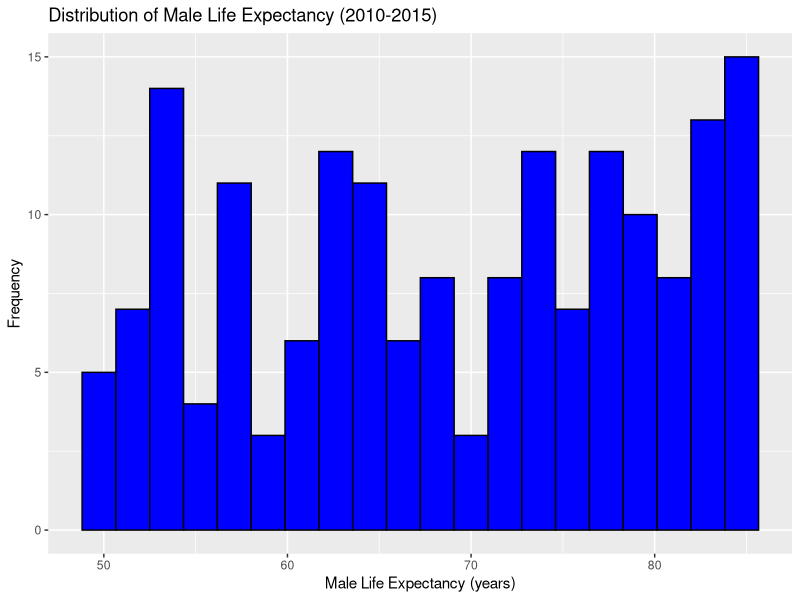
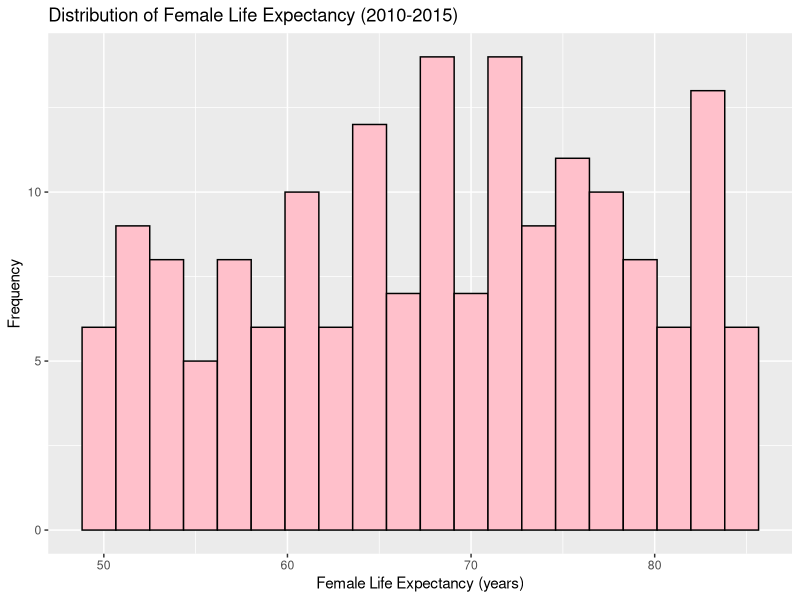
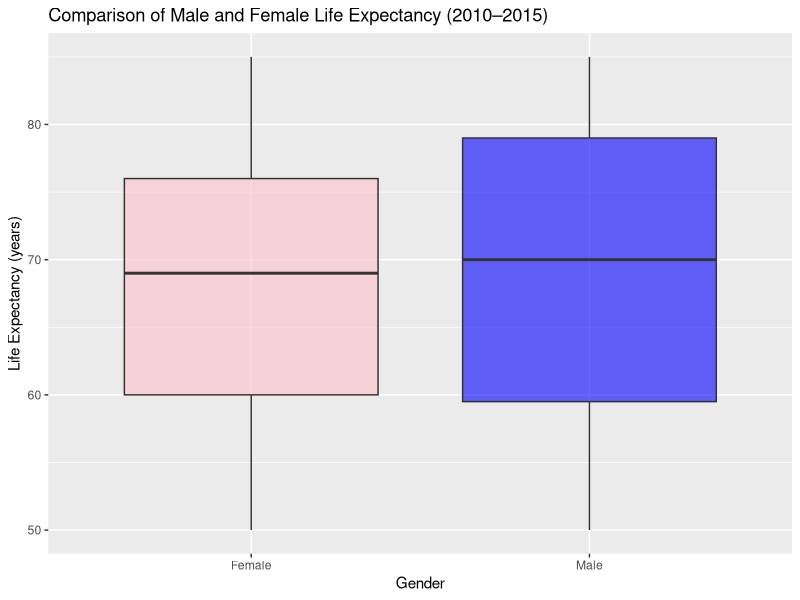
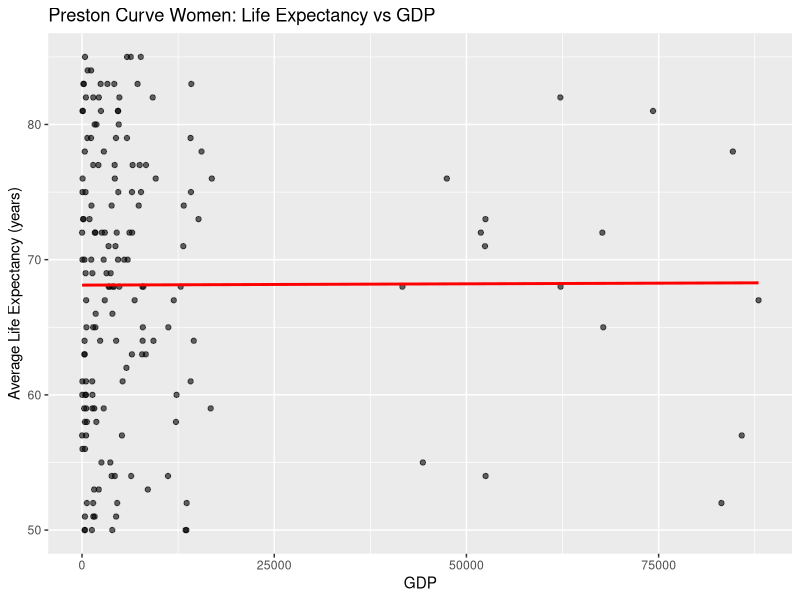
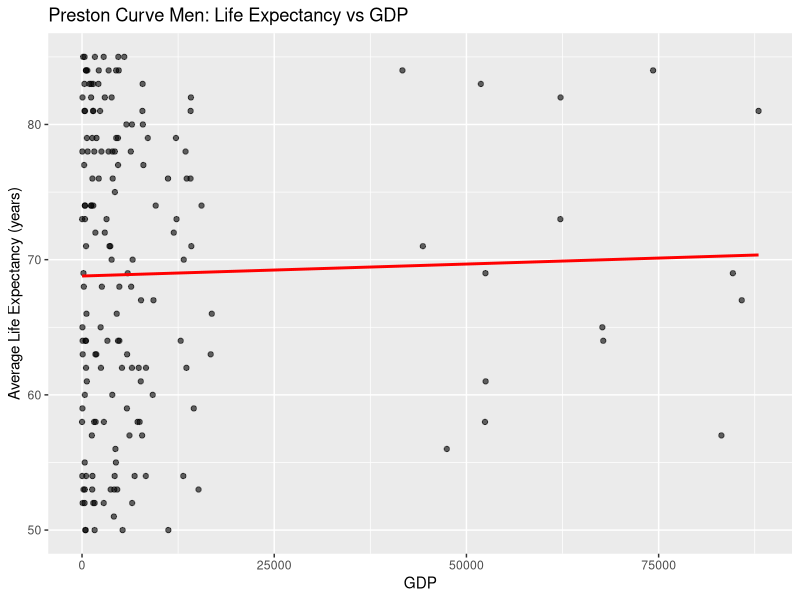

Write R code to recreate these figures, in order.
#We load necessary libraries
library(tidyverse)
library(tidyr)

#We read both datasets
life <- read.csv("LifeExpectancyDataset.csv")
economic <- read.csv("economic_data.csv")

#In this part, as both datasets can possibly have the countries listed in a different way,
# we look them up manually, so that we can see the ones spelt differently and transform them
unique(life$Country) 
unique(economic$country_name)

#We convert to lowercase and remove whitespace to simplify the process
life <- life %>% mutate(Country = tolower(trimws(Country)))
economic <- economic %>% mutate(country_name = tolower(trimws(country_name)))

#We create a vector with the different country names to make them equal
mapa_paises <- c(
  "bahamas" = "bahamas, the",
  "bolivia (plurinational state of)" = "bolivia",
  "côte d'ivoire" = "cote d'ivoire",
  "congo"= "congo, rep.",
  "democratic republic of the congo" = "congo, dem.rep.",
  "democratic people's republic of korea" = "korea, dem. people's rep.",
  "egypt" = "egypt, arab rep.",
  "gambia" = "gambia, the",
  "iran (islamic republic of)" = "iran, islamic rep.",
  "kyrgyzystan" = "kyrgyz republic",
  "lao people's democratic republic" = "lao pdr",
  "micronesia (federated states of)" = "micronesia, fed. sts.",
  "republic of moldova" = "moldova",
  "republic of korea" = "korea, rep.",
  "slovakia" = "slovak republic",
  "united kingdom of great britain and northern ireland" = "united kingdom",
  "united states of america" = "united states",
  "swaziland" = "eswatini",
  "turkey" = "turkiye",
  "the former yugoslav republic of macedonia" = "north macedonia",
  "venezuela (bolivarian republic of)" = "venezuela, rb",
  "yemen" = "yemen rep."
)
#If a country contains either of those names, we make them understand it is the same country,
# so that the data can be appropriately merged
life <- life %>% 
  mutate(Country = ifelse(Country %in% names(mapa_paises),
                          mapa_paises[Country], Country))

#We merge both datasets by Country name and Year, now that we have assured that the country
# names cannot suppose any problem.
merged <- inner_join(life, economic, by=c("Country" = "country_name", "Year" = "year"))


#Even though by doing an inner join the data that has been merged is supposedly
# the one between 2010 and 2015 (as those are the years that are coincidental
# in both datasets), we filter it just in case there are missing values or any
# false values that accidentally got in
filtered <- merged %>% 
  filter(Year>=2010 & Year<=2015)

#Variable type change in Status column, Character -> Logical

filtered$Status[filtered$Status == "Developing"] = FALSE
filtered$Status[filtered$Status == "Developed"] = TRUE
filtered$Status = as.logical(filtered$Status)

#Creation of new variable in Filtered and merged dataset: Above(TRUE)/Below(FALSE) average GDP
#This variable comes from the difficulty to categorize countries economically

average = mean(filtered$GDP..Current.USD., na.rm = TRUE)

filtered = filtered %>%
  mutate(above_below_average = ifelse(GDP..Current.USD. > average, TRUE, FALSE))

#Here as we don´t want any country with NA values in neither of its variables
#we remove all rows with any NA
filtered_clean <- filtered %>% 
  drop_na()

sum(is.na(filtered_clean))

filtered_clean


#Creation of new variable in Filtered and merged dataset: Above(TRUE)/Below(FALSE) average GDP
#This variable comes from the difficulty to categorize countries economically
average_GDP = mean(filtered_clean$GDP..Current.USD., na.rm = TRUE)
filtered_clean = filtered_clean %>%
  mutate(above_below_average = ifelse(GDP..Current.USD. > average_GDP, TRUE, FALSE))

# Check dataset structure and variable tipes
str(filtered_clean)
sapply(filtered_clean, class)          # Gives the class of each variable
table(sapply(filtered_clean, class))   # Summarizes how many variables per type

# Histogram for Male Life Expectancy
ggplot(filtered_clean, aes(x = Life.expectancy..men. )) +
  geom_histogram(bins = 20, fill = "blue", color = "black") +
  labs(title = "Distribution of Male Life Expectancy (2010-2015)",
       x = "Male Life Expectancy (years)",
       y = "Frequency")

# Histogram for Female Life Expectancy
ggplot(filtered_clean, aes(x = Life.expectancy.women.)) +
  geom_histogram(bins = 20, fill = "pink", color = "black") +
  labs(title = "Distribution of Female Life Expectancy (2010-2015)",
       x = "Female Life Expectancy (years)",
       y = "Frequency")

# Boxplot comparing male and female life expectancy
ggplot(filtered_clean, aes(x = "Male", y = Life.expectancy..men.)) +
  geom_boxplot(fill = "blue", alpha = 0.6) +
  geom_boxplot(aes(x = "Female", y = Life.expectancy.women.),
               fill = "pink", alpha = 0.6) +
  labs(title = "Comparison of Male and Female Life Expectancy (2010–2015)",
       x = "Gender",
       y = "Life Expectancy (years)")

# Scatterplot of Female Life Expectancy and GDP (Preston Curve)
ggplot(filtered_clean, aes(x = GDP, y = Life.expectancy.women.)) +
  geom_point(alpha = 0.6) +
  geom_smooth(method = "lm", color = "red", se = FALSE) +
  labs(title = "Preston Curve Women: Life Expectancy vs GDP",
       x = "GDP",
       y = "Average Life Expectancy (years)")

# Scatterplot of Male Life Expectancy and GDP (Preston Curve)
ggplot(filtered_clean, aes(x = GDP, y = Life.expectancy..men.)) +
  geom_point(alpha = 0.6) +
  geom_smooth(method = "lm", color = "red", se = FALSE) +
  labs(title = "Preston Curve Men: Life Expectancy vs GDP",
       x = "GDP",
       y = "Average Life Expectancy (years)")

